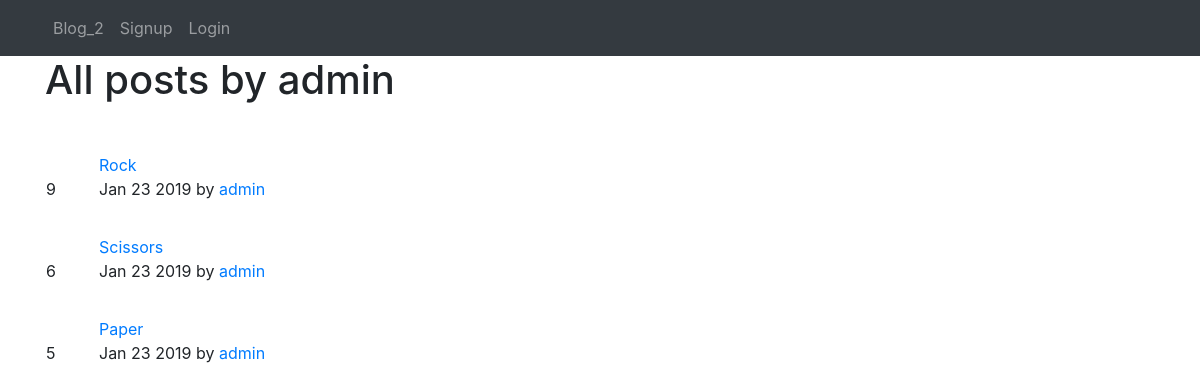
Page /posts/user/1/ on the earlier database version.
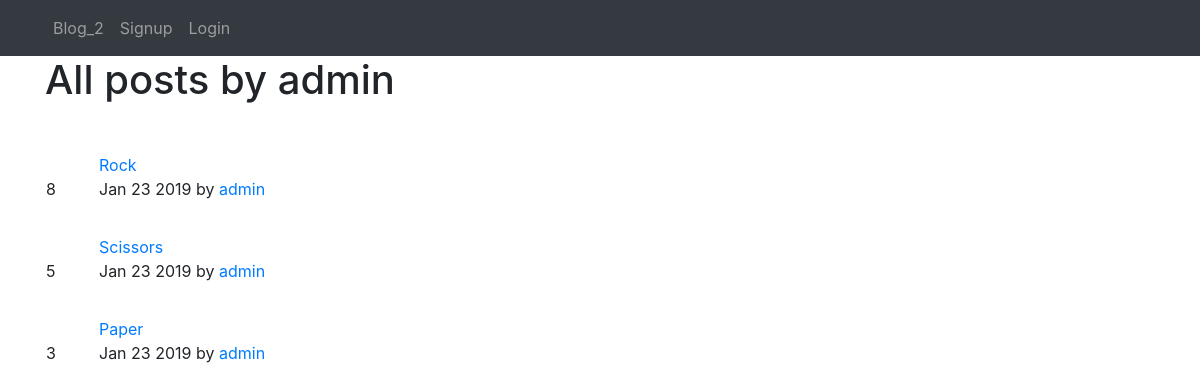
Same page on the later database version.
### posts/models.py (models this page shows)
class Post(models.Model):
    title = models.CharField(max_length=200)
    url = models.CharField(max_length=2000)
    pub_date = models.DateTimeField()
    author = models.ForeignKey(User, on_delete=models.DO_NOTHING,)
    votes_total = models.IntegerField(default=1)
    def pub_date_pretty(self):
        return self.pub_date.strftime('%b %e %Y')

### posts/views.py (the view)
# urls.py: path('user/<int:fk>/', views.userposts, name='userposts'),
def userposts(request, fk):
    posts = Post.objects.filter(author_id=fk).order_by('-votes_total')
    author = User.objects.get(pk=fk)
    return render(request, 'posts/userposts.html', {'posts': posts, 'author': author})

### posts/templates/posts/userposts.html (shortened to what this page needs)
{% extends 'base.html' %}
{% block content %}
<h1>All posts by {{ author.username }}</h1>
<br/>
{% for post in posts.all %}
<table>
<tr>
    <td style="padding-right: 20px;"><a class="nav-link" href="#" onclick="document.getElementById('upvote{{ post.id }}').submit()"></a><br/>{{ post.votes_total }}<br/><a class="nav-link" href="#" onclick="document.getElementById('downvote{{ post.id }}').submit()"></a></td>
    <td><a href="{{ post.url }}">{{ post.title }}</a><br/>{{ post.pub_date_pretty }} by <a href="{% url 'posts:userposts' post.author.id %}">{{ post.author.username }}</a></td>
</tr>
</table>
{% endfor %}
{% endblock %}

Differences in the rows shown:
changed Post "Rock": votes_total "9" → "8"
changed Post "Scissors": votes_total "6" → "5"
changed Post "Paper": votes_total "5" → "3"
